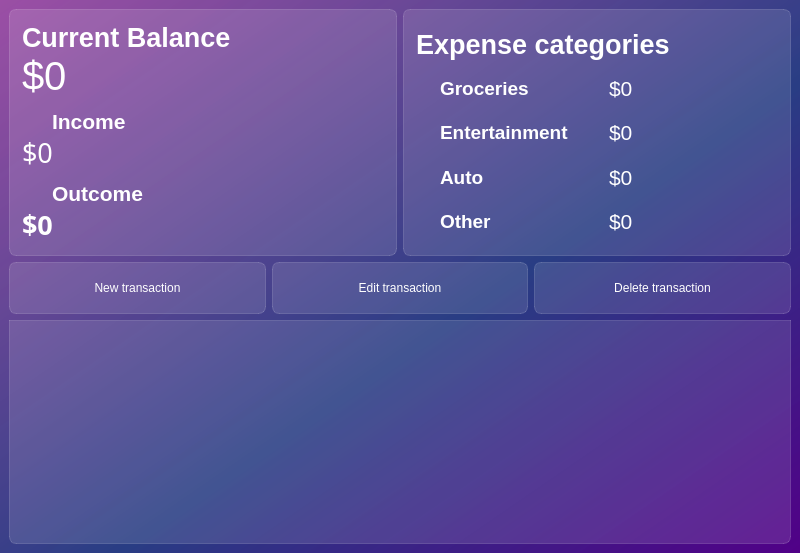
<?xml version="1.0" encoding="UTF-8"?>
<ui version="4.0">
 <class>MainWindow</class>
 <widget class="QMainWindow" name="MainWindow">
  <property name="geometry">
   <rect>
    <x>0</x>
    <y>0</y>
    <width>800</width>
    <height>553</height>
   </rect>
  </property>
  <property name="windowTitle">
   <string>Expense tracker</string>
  </property>
  <property name="styleSheet">
   <string notr="true">background-color: qlineargradient(spread:pad, x1:1, y1:1, x2:0, y2:0, stop:0 rgba(81, 0, 135, 255), stop:0.427447 rgba(41, 61, 132, 235), stop:1 rgba(155, 79, 165, 255));

font: 900 9pt &quot;Segoe UI Black&quot;;</string>
  </property>
  <widget class="QWidget" name="centralwidget">
   <layout class="QVBoxLayout" name="verticalLayout_3">
    <item>
     <layout class="QHBoxLayout" name="horizontalLayout_7">
      <item>
       <widget class="QFrame" name="balance_frame">
        <property name="styleSheet">
         <string notr="true">background-color: rgba(255, 255, 255, 30);
border: 1px solid rgba(255, 255, 255, 40);
border-radius: 7px;</string>
        </property>
        <layout class="QVBoxLayout" name="verticalLayout">
         <property name="spacing">
          <number>0</number>
         </property>
         <property name="leftMargin">
          <number>12</number>
         </property>
         <property name="topMargin">
          <number>12</number>
         </property>
         <property name="rightMargin">
          <number>12</number>
         </property>
         <property name="bottomMargin">
          <number>12</number>
         </property>
         <item>
          <widget class="QLabel" name="lable_current_balance">
           <property name="styleSheet">
            <string notr="true">color: white;
font-weight: bold;
font-size: 20pt;
background-color: none;
border: none;</string>
           </property>
           <property name="text">
            <string>Current Balance</string>
           </property>
          </widget>
         </item>
         <item>
          <widget class="QLabel" name="lable_balance">
           <property name="styleSheet">
            <string notr="true">color: white;
font-size: 30pt;
background-color: none;
border: none;</string>
           </property>
           <property name="text">
            <string>$0</string>
           </property>
          </widget>
         </item>
         <item>
          <layout class="QHBoxLayout" name="horizontalLayout">
           <property name="spacing">
            <number>0</number>
           </property>
           <item>
            <widget class="QLabel" name="icon_up_arrow">
             <property name="maximumSize">
              <size>
               <width>24</width>
               <height>16777215</height>
              </size>
             </property>
             <property name="styleSheet">
              <string notr="true">
font-size: 16pt;
background-color: none;
border: none;
padding-top: 10px;</string>
             </property>
             <property name="text">
              <string/>
             </property>
             <property name="pixmap">
              <pixmap resource="res-rc.qrc">:/icon/Icon/north_west_white_24dp(1).svg</pixmap>
             </property>
            </widget>
           </item>
           <item>
            <widget class="QLabel" name="label_income">
             <property name="styleSheet">
              <string notr="true">color: white;
font-size: 16pt;
background-color: none;
border: none;
font-weight: bold;
padding-top: 10px;</string>
             </property>
             <property name="text">
              <string>Income</string>
             </property>
            </widget>
           </item>
          </layout>
         </item>
         <item>
          <widget class="QLabel" name="income_balance">
           <property name="font">
            <font>
             <family>Segoe UI Black</family>
             <pointsize>20</pointsize>
             <italic>false</italic>
             <strikeout>false</strikeout>
             <fontweight>Black</fontweight>
            </font>
           </property>
           <property name="styleSheet">
            <string notr="true">color: white;
font-size: 20pt;
background-color: none;
border: none;</string>
           </property>
           <property name="text">
            <string>$0</string>
           </property>
           <property name="textFormat">
            <enum>Qt::TextFormat::AutoText</enum>
           </property>
          </widget>
         </item>
         <item>
          <layout class="QHBoxLayout" name="horizontalLayout_2">
           <property name="spacing">
            <number>0</number>
           </property>
           <item>
            <widget class="QLabel" name="label_6">
             <property name="maximumSize">
              <size>
               <width>24</width>
               <height>16777215</height>
              </size>
             </property>
             <property name="styleSheet">
              <string notr="true">font-size: 16pt;
background-color: none;
border: none;
padding-top: 10px;</string>
             </property>
             <property name="text">
              <string/>
             </property>
             <property name="pixmap">
              <pixmap resource="res-rc.qrc">:/icon/Icon/call_received_white_24dp.svg</pixmap>
             </property>
            </widget>
           </item>
           <item>
            <widget class="QLabel" name="label_outcome">
             <property name="styleSheet">
              <string notr="true">color: white;
font-size: 16pt;
background-color: none;
border: none;
font-weight: bold;
padding-top: 10px;</string>
             </property>
             <property name="text">
              <string>Outcome</string>
             </property>
            </widget>
           </item>
          </layout>
         </item>
         <item>
          <widget class="QLabel" name="outcome_balance">
           <property name="font">
            <font>
             <family>Segoe UI Black</family>
             <pointsize>20</pointsize>
             <italic>false</italic>
             <bold>true</bold>
            </font>
           </property>
           <property name="styleSheet">
            <string notr="true">color: white;
font-weight: bold;
font-size: 20pt;
background-color: none;
border: none;</string>
           </property>
           <property name="text">
            <string>$0</string>
           </property>
          </widget>
         </item>
        </layout>
       </widget>
      </item>
      <item>
       <widget class="QFrame" name="categories_frame">
        <property name="styleSheet">
         <string notr="true">background-color: rgba(255, 255, 255, 30);
border: 1px solid rgba(255, 255, 255, 40);
border-radius: 7px;</string>
        </property>
        <layout class="QVBoxLayout" name="verticalLayout_2">
         <property name="spacing">
          <number>0</number>
         </property>
         <property name="leftMargin">
          <number>12</number>
         </property>
         <property name="topMargin">
          <number>12</number>
         </property>
         <property name="rightMargin">
          <number>12</number>
         </property>
         <property name="bottomMargin">
          <number>12</number>
         </property>
         <item>
          <widget class="QLabel" name="label_expense_tracker">
           <property name="styleSheet">
            <string notr="true">color: white;
font-weight: bold;
font-size: 20pt;
background-color: none;
border: none;</string>
           </property>
           <property name="text">
            <string>Expense categories</string>
           </property>
          </widget>
         </item>
         <item>
          <layout class="QHBoxLayout" name="horizontalLayout_6">
           <property name="spacing">
            <number>0</number>
           </property>
           <item>
            <widget class="QLabel" name="icon_groceries">
             <property name="maximumSize">
              <size>
               <width>24</width>
               <height>16777215</height>
              </size>
             </property>
             <property name="styleSheet">
              <string notr="true">background-color: none;
border: none;</string>
             </property>
             <property name="text">
              <string/>
             </property>
             <property name="pixmap">
              <pixmap resource="res-rc.qrc">:/icon/Icon/local_grocery_store_white_24dp.svg</pixmap>
             </property>
            </widget>
           </item>
           <item>
            <widget class="QLabel" name="label_groceries">
             <property name="styleSheet">
              <string notr="true">color: white;
font-size: 14pt;
background-color: none;
border: none;
font-weight: bold;</string>
             </property>
             <property name="text">
              <string>Groceries</string>
             </property>
            </widget>
           </item>
           <item>
            <widget class="QLabel" name="balance_groceries">
             <property name="styleSheet">
              <string notr="true">color: white;
font-size: 16pt;
background-color: none;
border: none;</string>
             </property>
             <property name="text">
              <string>$0</string>
             </property>
            </widget>
           </item>
          </layout>
         </item>
         <item>
          <layout class="QHBoxLayout" name="horizontalLayout_5">
           <property name="spacing">
            <number>0</number>
           </property>
           <item>
            <widget class="QLabel" name="icon_entertainment">
             <property name="maximumSize">
              <size>
               <width>24</width>
               <height>16777215</height>
              </size>
             </property>
             <property name="styleSheet">
              <string notr="true">background-color: none;
border: none;</string>
             </property>
             <property name="text">
              <string/>
             </property>
             <property name="pixmap">
              <pixmap resource="res-rc.qrc">:/icon/Icon/sports_esports_white_24dp.svg</pixmap>
             </property>
            </widget>
           </item>
           <item>
            <widget class="QLabel" name="label_entertainment">
             <property name="styleSheet">
              <string notr="true">color: white;
font-size: 14pt;
background-color: none;
border: none;
font-weight: bold;</string>
             </property>
             <property name="text">
              <string>Entertainment</string>
             </property>
            </widget>
           </item>
           <item>
            <widget class="QLabel" name="balance_entertainment">
             <property name="styleSheet">
              <string notr="true">color: white;
font-size: 16pt;
background-color: none;
border: none;</string>
             </property>
             <property name="text">
              <string>$0</string>
             </property>
            </widget>
           </item>
          </layout>
         </item>
         <item>
          <layout class="QHBoxLayout" name="horizontalLayout_4">
           <property name="spacing">
            <number>0</number>
           </property>
           <item>
            <widget class="QLabel" name="icon_auto">
             <property name="maximumSize">
              <size>
               <width>24</width>
               <height>16777215</height>
              </size>
             </property>
             <property name="styleSheet">
              <string notr="true">background-color: none;
border: none;</string>
             </property>
             <property name="text">
              <string/>
             </property>
             <property name="pixmap">
              <pixmap resource="res-rc.qrc">:/icon/Icon/directions_car_white_24dp.svg</pixmap>
             </property>
            </widget>
           </item>
           <item>
            <widget class="QLabel" name="label_auto">
             <property name="styleSheet">
              <string notr="true">color: white;
font-size: 14pt;
background-color: none;
border: none;
font-weight: bold;</string>
             </property>
             <property name="text">
              <string>Auto</string>
             </property>
            </widget>
           </item>
           <item>
            <widget class="QLabel" name="balance_auto">
             <property name="styleSheet">
              <string notr="true">color: white;
font-size: 16pt;
background-color: none;
border: none;</string>
             </property>
             <property name="text">
              <string>$0</string>
             </property>
            </widget>
           </item>
          </layout>
         </item>
         <item>
          <layout class="QHBoxLayout" name="horizontalLayout_3">
           <property name="spacing">
            <number>0</number>
           </property>
           <item>
            <widget class="QLabel" name="icon_other">
             <property name="maximumSize">
              <size>
               <width>24</width>
               <height>16777215</height>
              </size>
             </property>
             <property name="styleSheet">
              <string notr="true">background-color: none;
border: none;</string>
             </property>
             <property name="text">
              <string/>
             </property>
             <property name="pixmap">
              <pixmap resource="res-rc.qrc">:/icon/Icon/list_white_24dp.svg</pixmap>
             </property>
            </widget>
           </item>
           <item>
            <widget class="QLabel" name="label_other">
             <property name="styleSheet">
              <string notr="true">color: white;
font-size: 14pt;
background-color: none;
border: none;
font-weight: bold;</string>
             </property>
             <property name="text">
              <string>Other</string>
             </property>
            </widget>
           </item>
           <item>
            <widget class="QLabel" name="balance_other">
             <property name="styleSheet">
              <string notr="true">color: white;
font-size: 16pt;
background-color: none;
border: none;</string>
             </property>
             <property name="text">
              <string>$0</string>
             </property>
            </widget>
           </item>
          </layout>
         </item>
        </layout>
       </widget>
      </item>
     </layout>
    </item>
    <item>
     <layout class="QHBoxLayout" name="horizontalLayout_8">
      <item>
       <widget class="QPushButton" name="btn_new_transaction">
        <property name="styleSheet">
         <string notr="true">QPushButton {
color: white;
background-color: rgba(255, 255, 255, 30);
border: 1px solid rgba(255, 255, 255, 40);
border-radius: 7px;
width: 230px;
height: 50px;
}

QPushButton:hover {
background-color: rgba(255, 255, 255, 40);
}

QPushButton:pressed {
background-color: rgba(255, 255, 255, 70);
}</string>
        </property>
        <property name="text">
         <string>New transaction</string>
        </property>
        <property name="icon">
         <iconset resource="res-rc.qrc">
          <normaloff>:/icon/Icon/post_add_white_24dp.svg</normaloff>:/icon/Icon/post_add_white_24dp.svg</iconset>
        </property>
        <property name="iconSize">
         <size>
          <width>24</width>
          <height>24</height>
         </size>
        </property>
       </widget>
      </item>
      <item>
       <widget class="QPushButton" name="btn_edit_transaction">
        <property name="styleSheet">
         <string notr="true">QPushButton {
color: white;
background-color: rgba(255, 255, 255, 30);
border: 1px solid rgba(255, 255, 255, 40);
border-radius: 7px;
width: 230px;
height: 50px;
}

QPushButton:hover {
background-color: rgba(255, 255, 255, 40);
}

QPushButton:pressed {
background-color: rgba(255, 255, 255, 70);
}</string>
        </property>
        <property name="text">
         <string>Edit transaction</string>
        </property>
        <property name="icon">
         <iconset resource="res-rc.qrc">
          <normaloff>:/icon/Icon/edit_white_24dp.svg</normaloff>:/icon/Icon/edit_white_24dp.svg</iconset>
        </property>
        <property name="iconSize">
         <size>
          <width>24</width>
          <height>24</height>
         </size>
        </property>
       </widget>
      </item>
      <item>
       <widget class="QPushButton" name="btn_delete_transaction">
        <property name="styleSheet">
         <string notr="true">QPushButton {
color: white;
background-color: rgba(255, 255, 255, 30);
border: 1px solid rgba(255, 255, 255, 40);
border-radius: 7px;
width: 230px;
height: 50px;
}

QPushButton:hover {
background-color: rgba(255, 255, 255, 40);
}

QPushButton:pressed {
background-color: rgba(255, 255, 255, 70);
}</string>
        </property>
        <property name="text">
         <string>Delete transaction</string>
        </property>
        <property name="icon">
         <iconset resource="res-rc.qrc">
          <normaloff>:/icon/Icon/delete_white_24dp.svg</normaloff>:/icon/Icon/delete_white_24dp.svg</iconset>
        </property>
        <property name="iconSize">
         <size>
          <width>24</width>
          <height>24</height>
         </size>
        </property>
       </widget>
      </item>
     </layout>
    </item>
    <item>
     <widget class="QTableView" name="tableView">
      <property name="styleSheet">
       <string notr="true">QTableView {
background-color: rgba(255, 255, 255, 30);
border: 1px solid rgba(255, 255, 255, 40);
border-bottom-right-radius: 7px;
border-bottom-left-radius: 7px;
}

QTableView:section {
background-color: rgba(53, 53, 53, 30);
color: white;
border: none;
height: 50px;
font-size: 14px;
}

QTableView:item {
border-style: none;
border-bottom: rgba(255, 255, 255, 50);
}

QTableView:item:selected {
border: none;
color: rgba(255, 255, 255);
background-color: rgba(255, 255, 255, 50);
}</string>
      </property>
      <property name="verticalScrollBarPolicy">
       <enum>Qt::ScrollBarPolicy::ScrollBarAlwaysOff</enum>
      </property>
      <property name="horizontalScrollBarPolicy">
       <enum>Qt::ScrollBarPolicy::ScrollBarAlwaysOff</enum>
      </property>
      <property name="showGrid">
       <bool>false</bool>
      </property>
      <attribute name="horizontalHeaderMinimumSectionSize">
       <number>24</number>
      </attribute>
      <attribute name="horizontalHeaderDefaultSectionSize">
       <number>135</number>
      </attribute>
     </widget>
    </item>
   </layout>
  </widget>
 </widget>
 <resources>
  <include location="res-rc.qrc"/>
 </resources>
 <connections/>
</ui>
